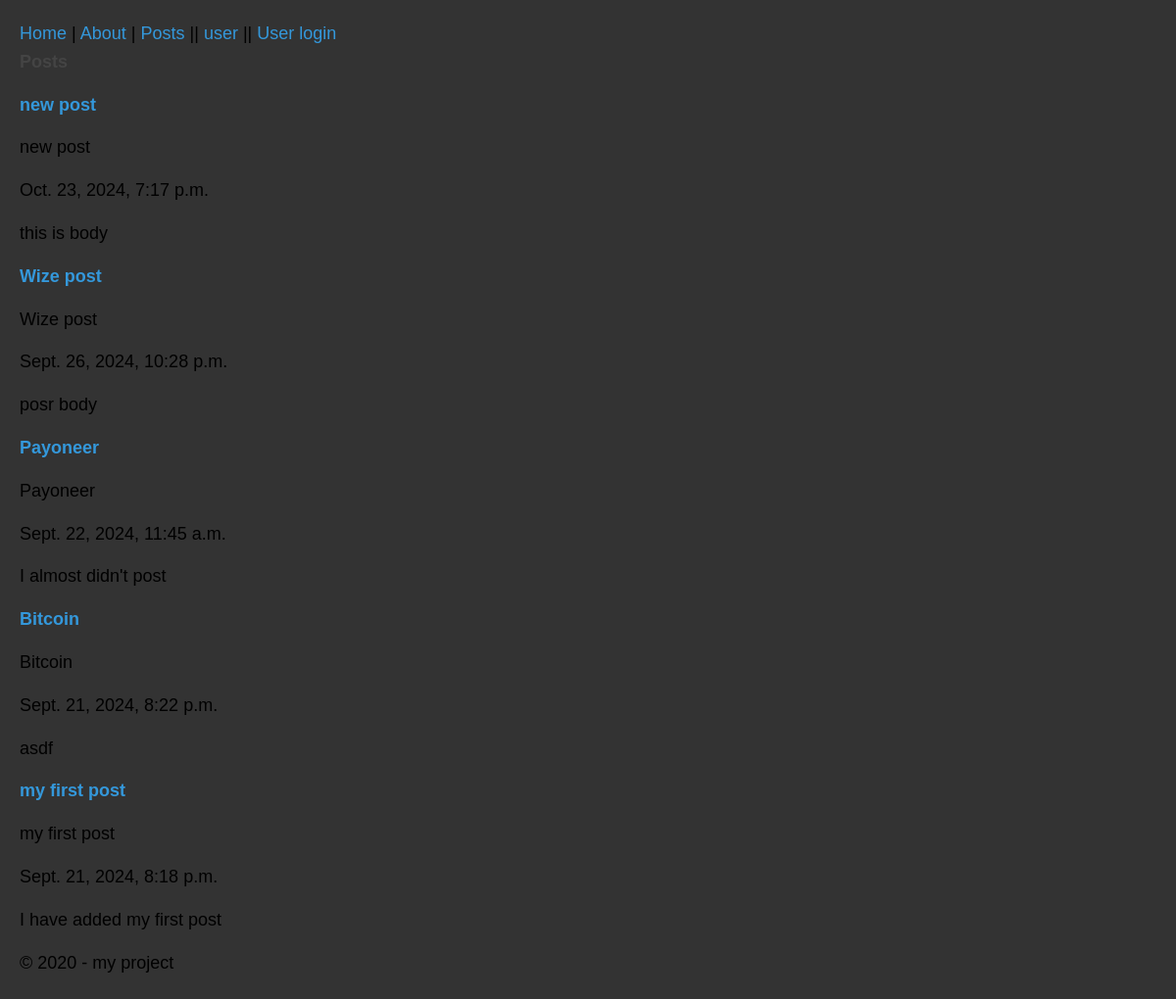
/posts/, run on the app's committed database.
### postes/models.py (models this page shows, shortened)
class Post(models.Model):
    title = models.CharField(max_length=100)
    body = models.TextField(max_length=1000)
    slug = models.SlugField(max_length=100)
    date = models.DateTimeField(auto_now_add=True)
    banner = models.ImageField(default='fallback.png' , blank=True)

### postes/views.py (the view)
# urls.py: path("",views.posts_list,name="list"),
def posts_list(request):
    posts = Post.objects.all().order_by("-date")
    return render(request, "posts/posts_list.html",{ "posts": posts })

### postes/templates/posts/posts_list.html (shortened to what this page needs)
{% extends 'layout.html' %}
{% block content %}
    <section><h1>Posts</h1></section>
   {% for post in posts %}
        <article class="post">
            <h2>
            <a href="{% url 'posts:detail' slug=post.slug %}">{{ post.title }}</a>
            </h2>
            <p>{{ post.title }}</p>
            <p>{{ post.date }}</p>
            <p>{{ post.body }}</p>
        </article>
    {% endfor %}
{% endblock %}

### templates/layout.html (shortened to what this page needs)
<!DOCTYPE html>
{% load static %}
<html lang="en">
<head>
    <link rel="stylesheet" href="{% static 'css/style.css' %}">
</head>
<body>
    <nav>
        <a href="/">Home</a> |
        <a href="/about">About</a> |
        <a href="{% url 'posts:list' %}">Posts</a> ||
        <a href="{% url 'users:register' %}">user</a> ||
        <a href="{% url 'users:login' %}">User login</a>
    </nav>
    <main>
        {% block content %}
        {% endblock %}
    </main>
    <footer>
        <p>&copy; 2020 - my project</p>
    </footer>
</body>
</html>

### static/css/style.css (style rules this page uses)
body, h1, h2, h3, h4, h5, h6, p, ul, ol, li, a { margin: 0; padding: 0; box-sizing: border-box; font-size: large; }
body { background-color: #f4f4f4; font-family: Arial, sans-serif; line-height: 1.6; background-color: #333; padding: 20px; }
h1, h2, h3, h4, h5, h6 { margin-bottom: 15px; color: #444; }
p { margin-bottom: 15px; }
a { color: #3498db; text-decoration: none; }

### data on the page
Post: title "new post", date "Oct. 23, 2024, 7:17 p.m.", body "this is body"
Post: title "Wize post", date "Sept. 26, 2024, 10:28 p.m.", body "posr body"
Post: title "Payoneer", date "Sept. 22, 2024, 11:45 a.m.", body "I almost didn't post"
Post: title "Bitcoin", date "Sept. 21, 2024, 8:22 p.m.", body "asdf"
Post: title "my first post", date "Sept. 21, 2024, 8:18 p.m.", body "I have added my first post"
